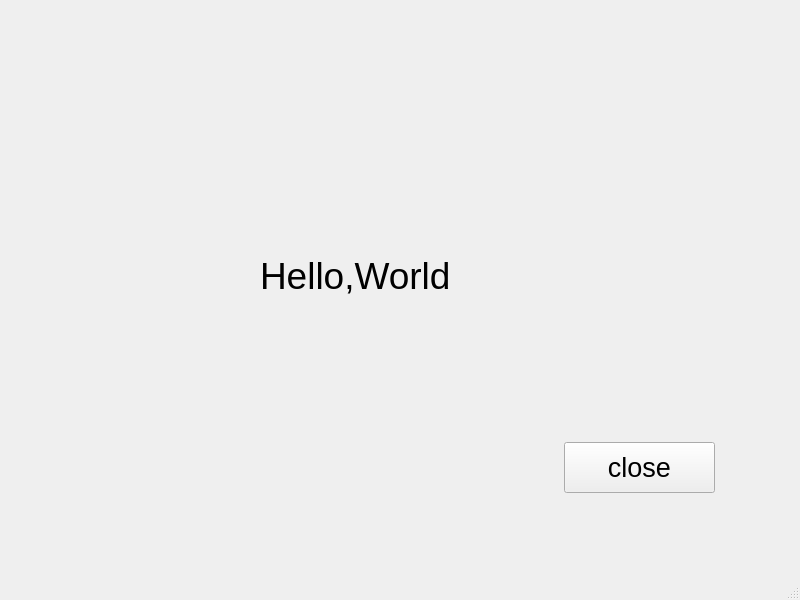
<?xml version="1.0" encoding="UTF-8"?>
<ui version="4.0">
 <class>MainWindow</class>
 <widget class="QMainWindow" name="MainWindow">
  <property name="geometry">
   <rect>
    <x>0</x>
    <y>0</y>
    <width>800</width>
    <height>600</height>
   </rect>
  </property>
  <property name="windowTitle">
   <string>MainWindow</string>
  </property>
  <widget class="QWidget" name="centralwidget">
   <widget class="QLabel" name="label">
    <property name="geometry">
     <rect>
      <x>260</x>
      <y>220</y>
      <width>231</width>
      <height>111</height>
     </rect>
    </property>
    <property name="font">
     <font>
      <pointsize>28</pointsize>
     </font>
    </property>
    <property name="text">
     <string>Hello,World</string>
    </property>
   </widget>
   <widget class="QPushButton" name="pushButton">
    <property name="geometry">
     <rect>
      <x>564</x>
      <y>442</y>
      <width>151</width>
      <height>51</height>
     </rect>
    </property>
    <property name="font">
     <font>
      <pointsize>20</pointsize>
     </font>
    </property>
    <property name="text">
     <string>close</string>
    </property>
   </widget>
  </widget>
  <widget class="QMenuBar" name="menubar">
   <property name="geometry">
    <rect>
     <x>0</x>
     <y>0</y>
     <width>800</width>
     <height>21</height>
    </rect>
   </property>
  </widget>
  <widget class="QStatusBar" name="statusbar"/>
 </widget>
 <resources/>
 <connections/>
</ui>
